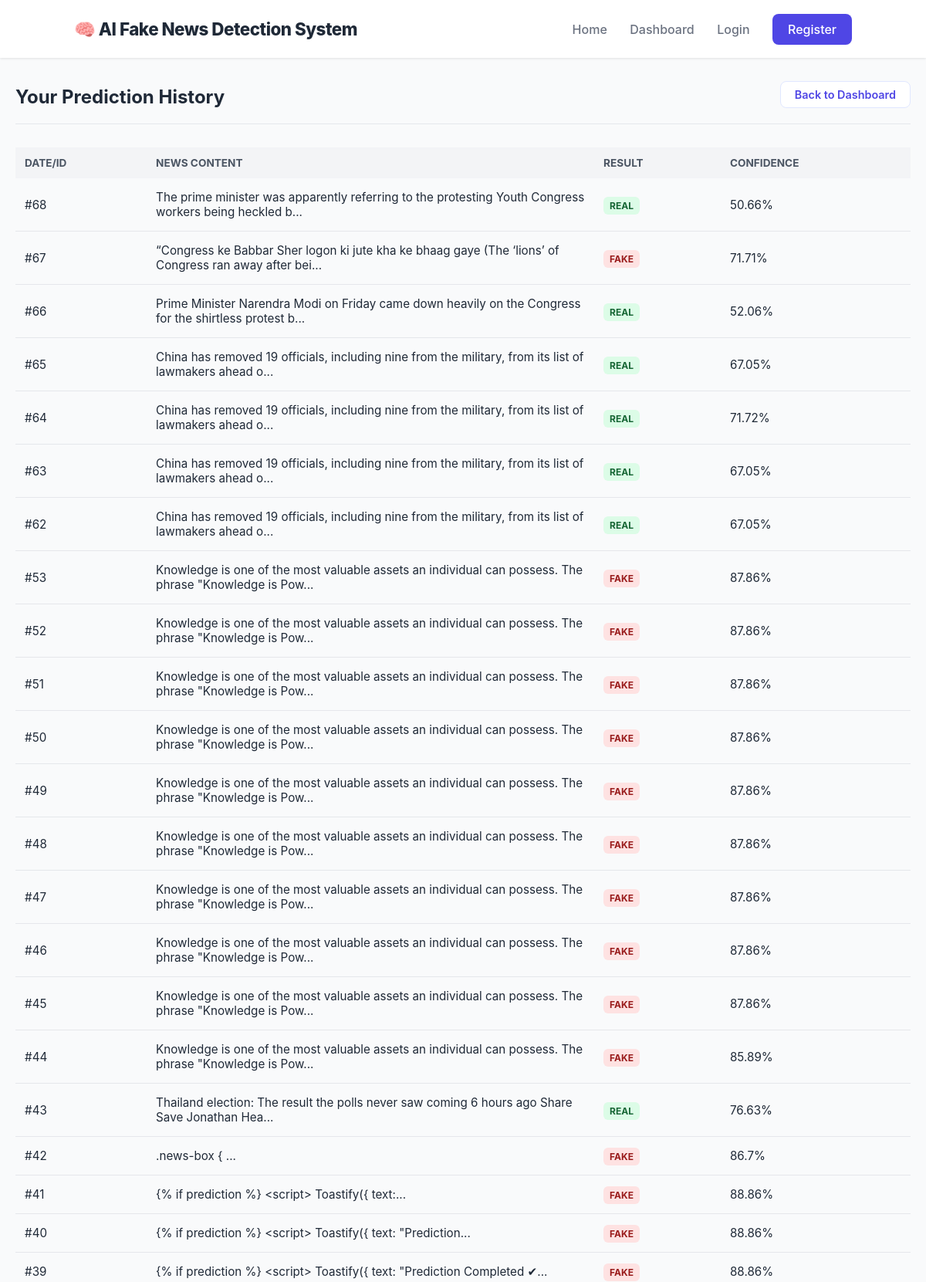
Screenshot of /history (signed in, upper part) with the database file from the repository.
### tables this page shows
CREATE TABLE history (
            id INTEGER PRIMARY KEY AUTOINCREMENT,
            username TEXT,
            news TEXT,
            prediction TEXT,
            confidence REAL
        );

### app.py (the view)
@app.route("/history")
def history():
    if "user" not in session:
        return redirect("/login")
    conn = get_db_connection()
    records = conn.execute(
        "SELECT * FROM history WHERE username=? ORDER BY id DESC",
        (session["user"],)
    ).fetchall()
    conn.close()
    return render_template("history.html", records=records)

### app.py (called while the page is built)
def get_db_connection():
    conn = sqlite3.connect(DB_PATH)
    conn.row_factory = sqlite3.Row
    return conn

### templates/history.html
{% extends "base.html" %}
{% block content %}
<div class="dashboard-container">
    <div class="dash-header">
        <h2>Your <span>Prediction History</span></h2>
        <a href="/dashboard" class="btn-secondary">Back to Dashboard</a>
    </div>
    <div class="card">
        <table class="admin-table">
            <thead>
                <tr>
                    <th>Date/ID</th>
                    <th style="width: 50%;">News Content</th>
                    <th>Result</th>
                    <th>Confidence</th>
                </tr>
            </thead>
            <tbody>
                {% for record in records %}
                <tr>
                    <td>#{{ record.id }}</td>
                    <td class="text-truncate">{{ record.news[:100] }}...</td>
                    <td><span class="badge {{ record.prediction|lower }}">{{ record.prediction }}</span></td>
                    <td>{{ record.confidence }}%</td>
                </tr>
                {% endfor %}
            </tbody>
        </table>
    </div>
</div>
{% endblock %}

### templates/base.html (shortened to what this page needs)
<!DOCTYPE html>
<html lang="en">
<head>
    <link rel="stylesheet" href="https://cdn.jsdelivr.net/npm/toastify-js/src/toastify.min.css">
    <link rel="stylesheet" href="{{ url_for('static', filename='style.css') }}">
</head>
<body>
<nav class="navbar">
    <div class="logo">
        🧠 AI Fake News Detection System
    </div>
    <div class="nav-links">
        <a href="/">Home</a>
        <a href="/dashboard">Dashboard</a>
        <a href="/login">Login</a>
        <a href="/register" class="nav-btn">Register</a>
    </div>
</nav>
<div class="main-container">
    {% block content %}{% endblock %}
</div>
</body>
</html>

### static/style.css (style rules this page uses)
.dashboard-container { animation: fadeIn 0.6s ease-in-out; }
:root { --primary: #4f46e5; --primary-dark: #4338ca; --success: #22c55e; --error: #ef4444; --info: #3b82f6; --bg-light: #f9fafb; --text-main: #1f2937; --text-muted: #6b7280; --card-shadow: 0 10px 25px rgba(0, 0, 0, 0.05); }
* { margin: 0; padding: 0; box-sizing: border-box; font-family: "Inter", -apple-system, sans-serif; }
body { height: 100vh; background-color: var(--bg-light); color: var(--text-main); overflow-x: hidden; }
.navbar { height: 75px; display: flex; justify-content: space-between; align-items: center; padding: 0 8%; background: #ffffff; box-shadow: 0 1px 3px rgba(0,0,0,0.1); position: sticky; top: 0; z-index: 100; }
.logo { font-size: 1.4rem; font-weight: 800; letter-spacing: -0.5px; }
.nav-links a { margin-left: 25px; text-decoration: none; color: var(--text-muted); font-weight: 500; transition: color 0.2s; }
.nav-btn { background: var(--primary); padding: 10px 20px; border-radius: 8px; color: white !important; }
.dashboard-container { max-width: 1300px; margin: 0 auto; padding: 30px 20px; }
.dash-header { display: flex; justify-content: space-between; align-items: flex-end; margin-bottom: 30px; padding-bottom: 20px; border-bottom: 1px solid #e5e7eb; }
.btn-secondary { text-decoration: none; background: #ffffff; color: #4f46e5; padding: 8px 18px; border-radius: 8px; font-weight: 600; font-size: 0.9rem; border: 1.5px solid #e0e7ff; transition: all 0.2s ease; }
.admin-table { width: 100%; border-collapse: collapse; margin-top: 15px; }
.admin-table th { text-align: left; padding: 12px; background: #f3f4f6; color: #4b5563; font-size: 0.85rem; text-transform: uppercase; }
.admin-table td { padding: 15px 12px; border-bottom: 1px solid #e5e7eb; font-size: 0.95rem; }
.badge { padding: 4px 8px; border-radius: 6px; font-size: 0.75rem; font-weight: 700; }
.badge.real { background: #dcfce7; color: #166534; }
.badge.fake { background: #fee2e2; color: #991b1b; }

### rows the page displays
history: id "68", news "The prime minister was apparently referring to the protesting Youth Congress workers being heckled b", prediction "REAL", confidence "50.66"
history: id "67", news "“Congress ke Babbar Sher logon ki jute kha ke bhaag gaye (The ‘lions’ of Congress ran away after bei", prediction "FAKE", confidence "71.71"
history: id "66", news "Prime Minister Narendra Modi on Friday came down heavily on the Congress for the shirtless protest b", prediction "REAL", confidence "52.06"
history: id "65", news "China has removed 19 officials, including nine from the military, from its list of lawmakers ahead o", prediction "REAL", confidence "67.05"
history: id "64", news "China has removed 19 officials, including nine from the military, from its list of lawmakers ahead o", prediction "REAL", confidence "71.72"
history: id "63", news "China has removed 19 officials, including nine from the military, from its list of lawmakers ahead o", prediction "REAL", confidence "67.05"
history: id "62", news "China has removed 19 officials, including nine from the military, from its list of lawmakers ahead o", prediction "REAL", confidence "67.05"
history: id "53", news "Knowledge is one of the most valuable assets an individual can possess. The phrase \"Knowledge is Pow", prediction "FAKE", confidence "87.86"
history: id "52", news "Knowledge is one of the most valuable assets an individual can possess. The phrase \"Knowledge is Pow", prediction "FAKE", confidence "87.86"
history: id "51", news "Knowledge is one of the most valuable assets an individual can possess. The phrase \"Knowledge is Pow", prediction "FAKE", confidence "87.86"
history: id "50", news "Knowledge is one of the most valuable assets an individual can possess. The phrase \"Knowledge is Pow", prediction "FAKE", confidence "87.86"
history: id "49", news "Knowledge is one of the most valuable assets an individual can possess. The phrase \"Knowledge is Pow", prediction "FAKE", confidence "87.86"
history: id "48", news "Knowledge is one of the most valuable assets an individual can possess. The phrase \"Knowledge is Pow", prediction "FAKE", confidence "87.86"
history: id "47", news "Knowledge is one of the most valuable assets an individual can possess. The phrase \"Knowledge is Pow", prediction "FAKE", confidence "87.86"
history: id "46", news "Knowledge is one of the most valuable assets an individual can possess. The phrase \"Knowledge is Pow", prediction "FAKE", confidence "87.86"
history: id "45", news "Knowledge is one of the most valuable assets an individual can possess. The phrase \"Knowledge is Pow", prediction "FAKE", confidence "87.86"
history: id "44", news "Knowledge is one of the most valuable assets an individual can possess. The phrase \"Knowledge is Pow", prediction "FAKE", confidence "85.89"
history: id "43", news "Thailand election: The result the polls never saw coming 6 hours ago Share Save Jonathan Hea", prediction "REAL", confidence "76.63"
history: id "42", news ".news-box {", prediction "FAKE", confidence "86.7"
history: id "41", news "{% if prediction %} <script> Toastify({ text:", prediction "FAKE", confidence "88.86"
history: id "40", news "{% if prediction %} <script> Toastify({ text: \"Prediction", prediction "FAKE", confidence "88.86"
history: id "39", news "{% if prediction %} <script> Toastify({ text: \"Prediction Completed ✔", prediction "FAKE", confidence "88.86"
